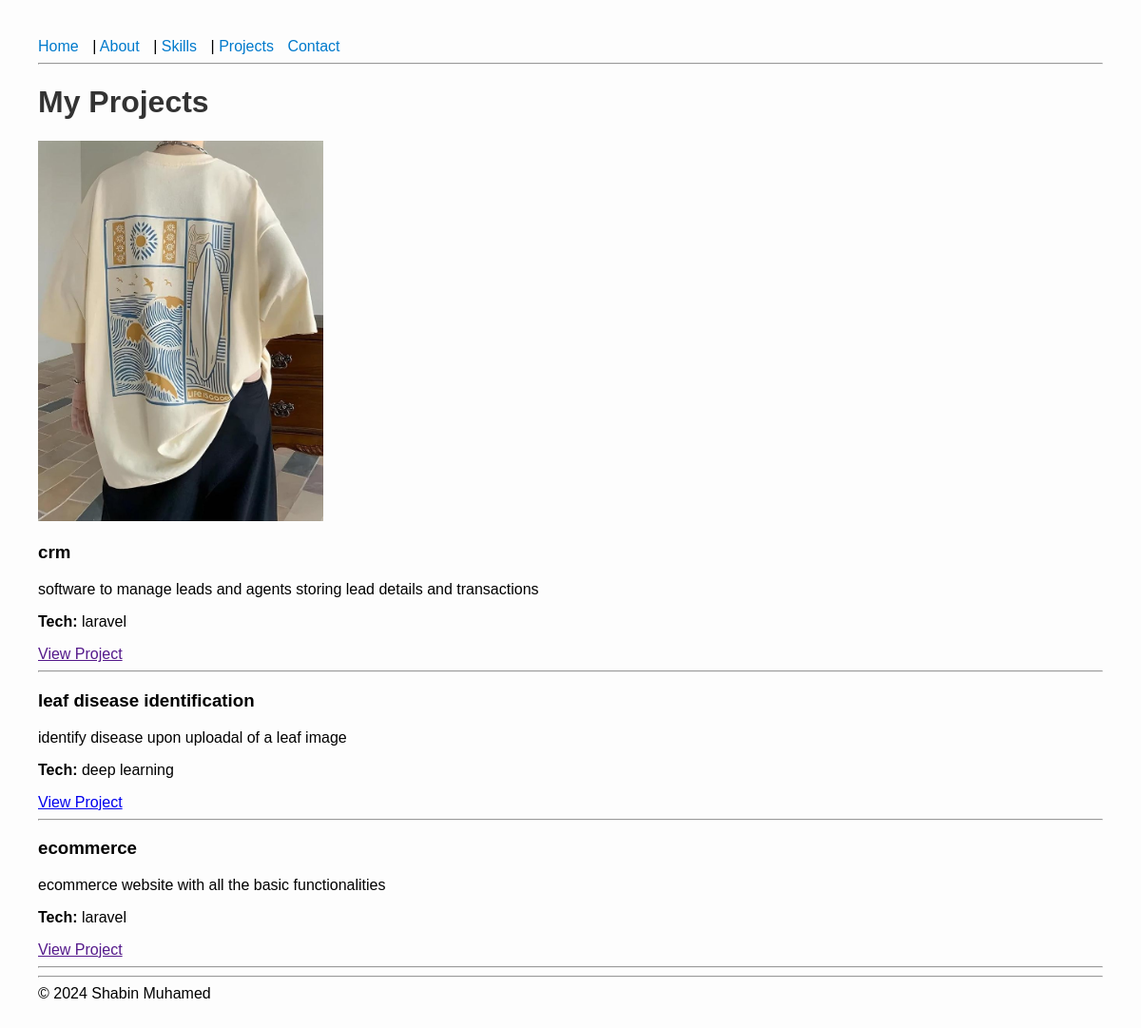
/projects/, run on the app's committed database.
### home/models.py (models this page shows, shortened)
class Project(models.Model):
    title = models.CharField(max_length=100)
    description = models.TextField()
    technology = models.CharField(max_length=100)
    link = models.URLField(blank=True)
    image = models.ImageField(upload_to='project_images/', blank=True, null=True)

### home/views.py (the view)
# urls.py: path('projects/', projects_view),
def projects_view(request):
    projects = Project.objects.all()
    return render(request, 'home/projects.html', {'projects': projects})

### home/templates/home/projects.html
{% extends 'home/base.html' %}
{% block content %}
<h1>My Projects</h1>
{% for project in projects %}
  <div class="project">
    {% if project.image %}
      <img src="{{ project.image.url }}" alt="{{ project.title }}" style="width: 300px; height: auto;">
    {% endif %}
    <h3>{{ project.title }}</h3>
    <p>{{ project.description }}</p>
    <p><strong>Tech:</strong> {{ project.technology }}</p>
    <a href="{{ project.link }}" target="_blank">View Project</a>
  </div>
  <hr>
{% endfor %}
{% endblock %}

### home/templates/home/base.html (shortened to what this page needs)
{% load static %}
<!DOCTYPE html>
<html lang="en">
<head>
    <link rel="stylesheet" href="{% static 'home/style.css' %}">
</head>
<body>
    <header>
        <nav>
            <a href="/">Home</a> |
            <a href="/about/">About</a> |
            <a href="/skills/">Skills</a> |
            <a href="/projects/">Projects</a>
            <a href="/contact/">Contact</a>
        </nav>
    </header>
    <hr>
    {% block content %}{% endblock %}
    <hr>
    <footer>© 2024 Shabin Muhamed</footer>
</body>
</html>

### home/static/home/style.css (style rules this page uses)
body { font-family: Arial, sans-serif; margin: 40px; background-color: #fdfdfd; }
nav a { margin-right: 10px; text-decoration: none; color: #007acc; }
h1 { color: #333; }

### data on the page
Project: image (picture), title "crm", description "software to manage leads and agents storing lead details and transactions", technology "laravel"
Project: title "leaf disease identification", description "identify disease upon uploadal of a leaf image", technology "deep learning"
Project: title "ecommerce", description "ecommerce website with all the basic functionalities", technology "laravel"
